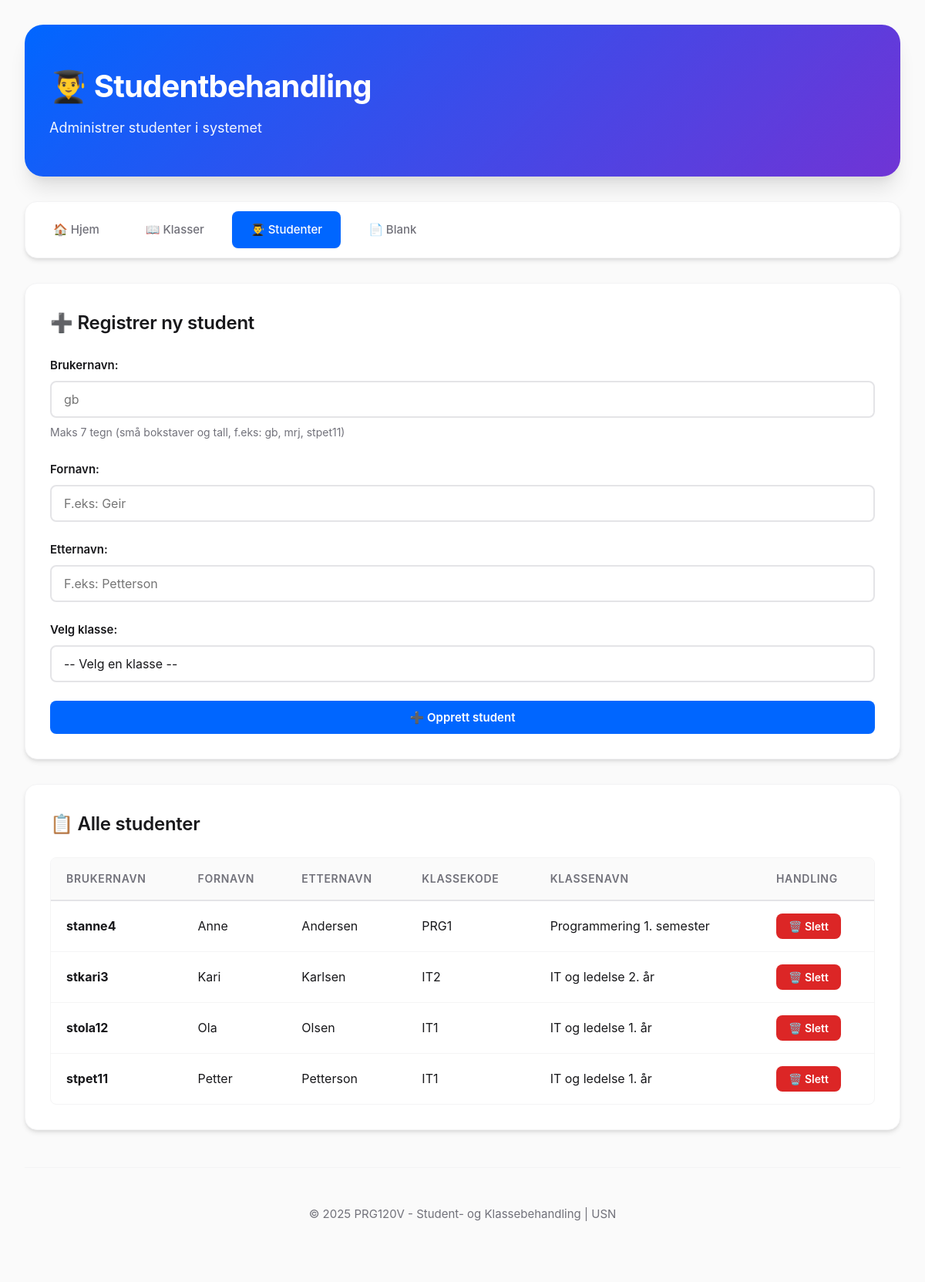
The page /student.php on the database as committed earlier.
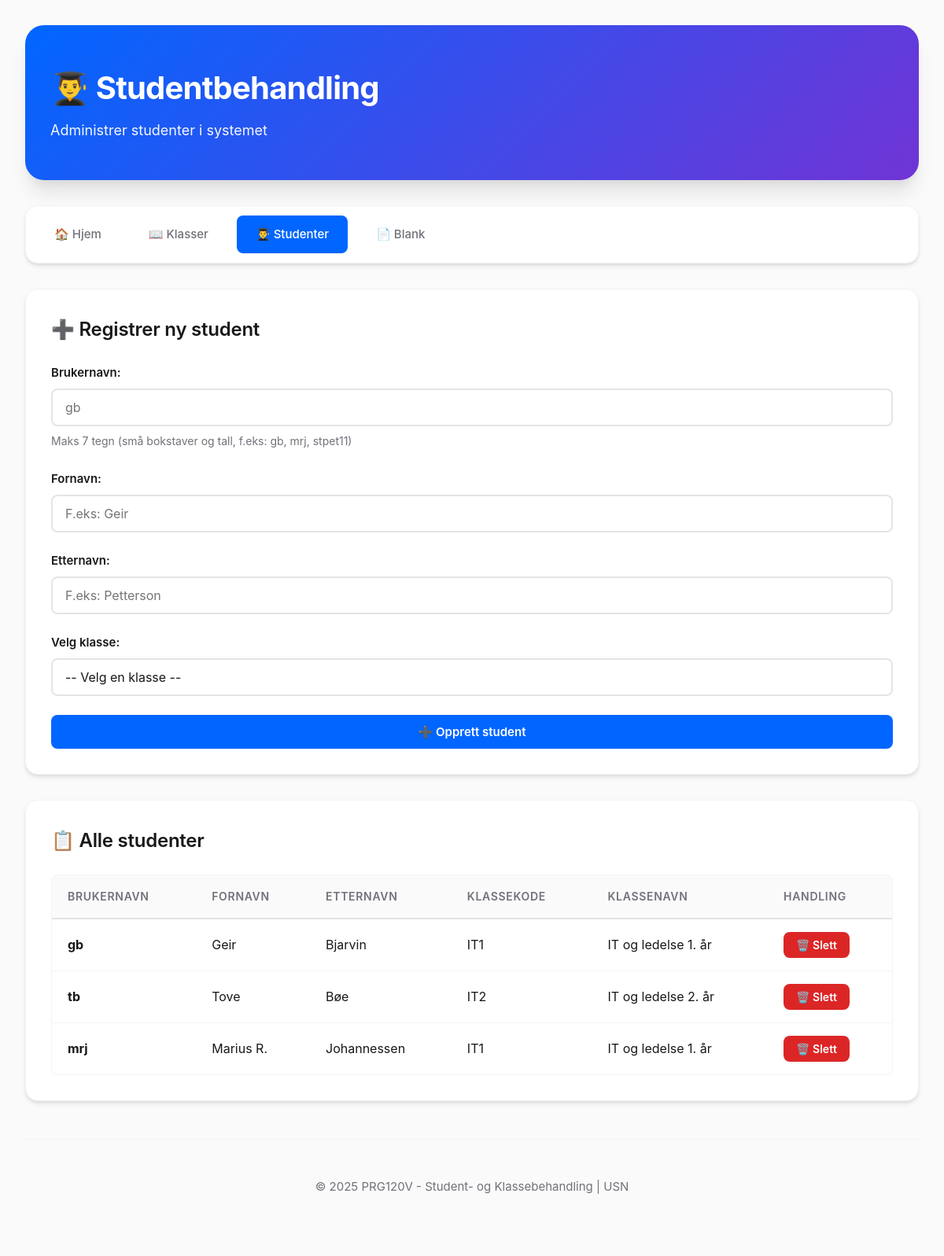
The same page on the database as committed later.
### tables this page shows
CREATE TABLE IF NOT EXISTS student (
  brukernavn CHAR(7) NOT NULL,
  fornavn VARCHAR(50) NOT NULL,
  etternavn VARCHAR(50) NOT NULL,
  klassekode CHAR(5) NOT NULL,
  PRIMARY KEY (brukernavn),
  FOREIGN KEY (klassekode) REFERENCES klasse(klassekode)
    ON DELETE RESTRICT
    ON UPDATE CASCADE
);

CREATE TABLE IF NOT EXISTS klasse (
  klassekode CHAR(5) NOT NULL,
  klassenavn VARCHAR(50) NOT NULL,
  studiumkode VARCHAR(50) NOT NULL,
  PRIMARY KEY (klassekode)
);

### student.php (the view, shortened to what this page needs)
<?php
$conn = getDbConnection();
$sql = "SELECT s.brukernavn, s.fornavn, s.etternavn, s.klassekode, k.klassenavn
        FROM student s
        LEFT JOIN klasse k ON s.klassekode = k.klassekode
        ORDER BY s.etternavn, s.fornavn";
$studenter = $conn->query($sql);
$klasser = $conn->query("SELECT klassekode, klassenavn FROM klasse ORDER BY klassekode");
?>
<!DOCTYPE html>
<html lang="no">
<head>
    <link rel="stylesheet" href="style.css">
</head>
<body>
    <div class="container">
        <header>
            <h1>👨‍🎓 Studentbehandling</h1>
            <p class="subtitle">Administrer studenter i systemet</p>
        </header>
        <nav class="main-nav">
            <a href="index.php" class="nav-link">🏠 Hjem</a>
            <a href="klasse.php" class="nav-link">📖 Klasser</a>
            <a href="student.php" class="nav-link active">👨‍🎓 Studenter</a>
            <a href="plain.php" class="nav-link">📄 Blank</a>
        </nav>
        <main>
            <section class="form-section">
                <h2>➕ Registrer ny student</h2>
                <?php if ($klasser->num_rows > 0): ?>
                    <form method="POST" action="student.php" class="form">
                        <div class="form-group">
                            <label for="brukernavn">Brukernavn:</label>
                            <input type="text" id="brukernavn" name="brukernavn"
                                   maxlength="7" required placeholder="gb">
                            <small>Maks 7 tegn (små bokstaver og tall, f.eks: gb, mrj, stpet11)</small>
                        </div>
                        <div class="form-group">
                            <label for="fornavn">Fornavn:</label>
                            <input type="text" id="fornavn" name="fornavn" maxlength="50"
                                   required placeholder="F.eks: Geir">
                        </div>
                        <div class="form-group">
                            <label for="etternavn">Etternavn:</label>
                            <input type="text" id="etternavn" name="etternavn" maxlength="50"
                                   required placeholder="F.eks: Petterson">
                        </div>
                        <div class="form-group">
                            <label for="klassekode">Velg klasse:</label>
                            <select id="klassekode" name="klassekode" required class="form-select">
                                <option value="">-- Velg en klasse --</option>
                            </select>
                        </div>
                        <button type="submit" name="opprett" class="btn btn-primary">
                            ➕ Opprett student
                        </button>
                    </form>
                <?php endif; ?>
            </section>
            <section class="table-section">
                <h2>📋 Alle studenter</h2>
                <?php if ($studenter->num_rows > 0): ?>
                    <div class="table-responsive">
                        <table class="data-table">
                            <thead>
                                <tr>
                                    <th>Brukernavn</th>
                                    <th>Fornavn</th>
                                    <th>Etternavn</th>
                                    <th>Klassekode</th>
                                    <th>Klassenavn</th>
                                    <th>Handling</th>
                                </tr>
                            </thead>
                            <tbody>
                                <?php while ($row = $studenter->fetch_assoc()): ?>
                                    <tr>
                                        <td><strong><?php echo htmlspecialchars($row['brukernavn']); ?></strong></td>
                                        <td><?php echo htmlspecialchars($row['fornavn']); ?></td>
                                        <td><?php echo htmlspecialchars($row['etternavn']); ?></td>
                                        <td><?php echo htmlspecialchars($row['klassekode']); ?></td>
                                        <td><?php echo htmlspecialchars($row['klassenavn'] ?? 'N/A'); ?></td>
                                        <td>
                                            <form method="POST" action="student.php" style="display: inline;"
                                                  onsubmit="return confirm('Er du sikker på at du vil slette studenten \'<?php echo htmlspecialchars($row['brukernavn']); ?>\'?');">
                                                <button type="submit" name="slett" class="btn btn-danger btn-sm">
                                                    🗑️ Slett
                                                </button>
                                            </form>
                                        </td>
                                    </tr>
                                <?php endwhile; ?>
                            </tbody>
                        </table>
                    </div>
                <?php else: ?>
                    <div class="info-box">
                        <p>Ingen studenter registrert ennå. Bruk skjemaet over for å registrere en ny student.</p>
                    </div>
                <?php endif; ?>
            </section>
        </main>
        <footer>
            <p>&copy; 2025 PRG120V - Student- og Klassebehandling | USN</p>
        </footer>
    </div>
</body>
</html>

Rows that differ between the two databases and show on the page:
removed student: brukernavn "stanne4", fornavn "Anne", etternavn "Andersen", klassekode "PRG1", klassekode.klassenavn "Programmering 1. semester"
removed student: brukernavn "stkari3", fornavn "Kari", etternavn "Karlsen", klassekode "IT2", klassekode.klassenavn "IT og ledelse 2. år"
removed student: brukernavn "stola12", fornavn "Ola", etternavn "Olsen", klassekode "IT1", klassekode.klassenavn "IT og ledelse 1. år"
removed student: brukernavn "stpet11", fornavn "Petter", etternavn "Petterson", klassekode "IT1", klassekode.klassenavn "IT og ledelse 1. år"
added student: brukernavn "gb", fornavn "Geir", etternavn "Bjarvin", klassekode "IT1", klassekode.klassenavn "IT og ledelse 1. år"
added student: brukernavn "tb", fornavn "Tove", etternavn "Bøe", klassekode "IT2", klassekode.klassenavn "IT og ledelse 2. år"
added student: brukernavn "mrj", fornavn "Marius R.", etternavn "Johannessen", klassekode "IT1", klassekode.klassenavn "IT og ledelse 1. år"
